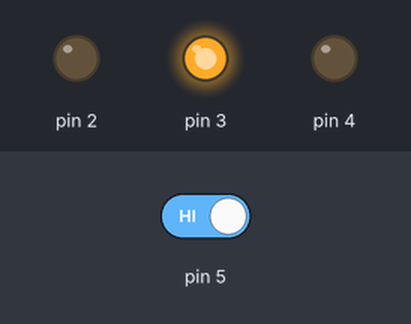
Bench run of a sketch on a simulated Arduino Uno, built with avr-gcc and run on an emulated ATmega328P. Shown: output pins drawn as LEDs (lit = HIGH). Inputs (shaded band) come from the test bench; at power-on: pin 5 HIGH.

Above: at 14.8 s.
14.9 s: pin 5 driven LOW
At 16.2 s:
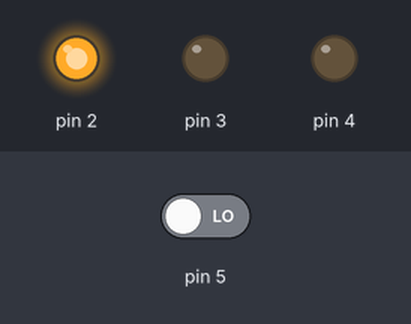
At 22.0 s:
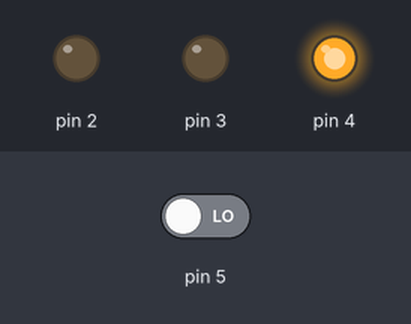
22.7 s: pin 5 driven HIGH
At 29.0 s:
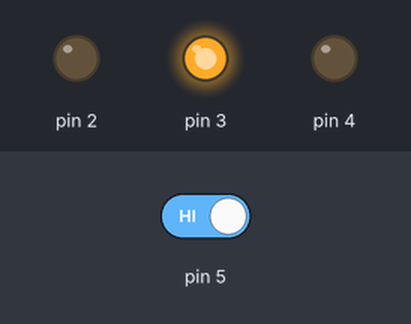
Timing chart, 0 to 39.2 s (numbered marks = the images above; inputs shaded):
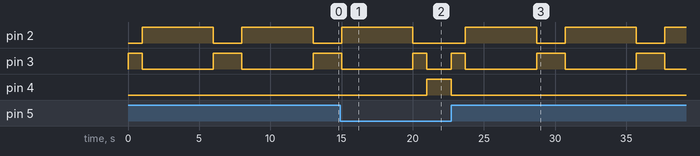

Measured:
- after the input at 14.9 s, pin 2: goes on until 20.0 s, then stays LOW; pin 4: LOW → HIGH after 6.1 s
- after the input at 22.7 s, pin 2: alternates HIGH for 5.0 s and LOW for 2.0 s, starting after 1.0 s; pin 3: LOW → HIGH at once, then repeats every 7.0 s: LOW 5.0 s, HIGH 2.0 s; pin 4: HIGH → LOW at once
- by itself, pin 2: alternates HIGH for 5.0 s and LOW for 2.0 s

The sketch:

Sensor_Push_Button.ino
```cpp
void setup() {
  // put your setup code here, to run once:
pinMode(2, OUTPUT);
pinMode(3, OUTPUT);
pinMode(4, OUTPUT);
pinMode(5, INPUT);
}

void loop() {
  // put your main code here, to run repeatedly:
int button;
button = digitalRead(5);
if(button == LOW)
{
  digitalWrite(2, LOW);
  digitalWrite(3, LOW);
  digitalWrite(4, HIGH);
}
else
{
    digitalWrite(2, LOW);
    digitalWrite(3, HIGH);
    digitalWrite(4, LOW);
    delay(1000);
    digitalWrite(3, LOW);
    digitalWrite(2, HIGH);
    delay(5000);
    digitalWrite(3, HIGH);
    digitalWrite(2, LOW);
    delay(1000);
}
}
```
